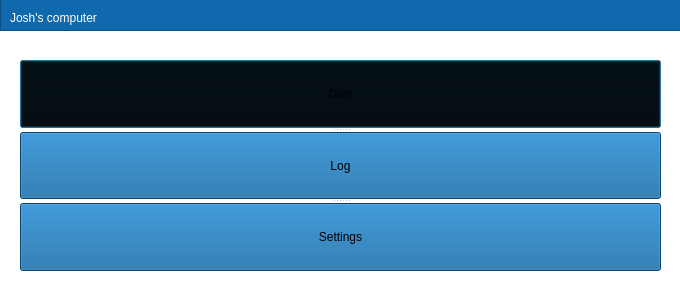
<?xml version="1.0" encoding="UTF-8"?>
<ui version="4.0">
 <class>main_screen</class>
 <widget class="QDialog" name="main_screen">
  <property name="enabled">
   <bool>true</bool>
  </property>
  <property name="geometry">
   <rect>
    <x>0</x>
    <y>0</y>
    <width>680</width>
    <height>300</height>
   </rect>
  </property>
  <property name="windowTitle">
   <string>Welcome screen</string>
  </property>
  <property name="autoFillBackground">
   <bool>false</bool>
  </property>
  <property name="styleSheet">
   <string notr="true">
background-color: rgb(255, 255, 255);</string>
  </property>
  <widget class="QFrame" name="frame">
   <property name="geometry">
    <rect>
     <x>0</x>
     <y>-10</y>
     <width>681</width>
     <height>41</height>
    </rect>
   </property>
   <property name="styleSheet">
    <string notr="true">background-color: rgb(16, 105, 172);</string>
   </property>
   <property name="frameShape">
    <enum>QFrame::StyledPanel</enum>
   </property>
   <property name="frameShadow">
    <enum>QFrame::Raised</enum>
   </property>
   <widget class="QLabel" name="label">
    <property name="geometry">
     <rect>
      <x>10</x>
      <y>20</y>
      <width>231</width>
      <height>16</height>
     </rect>
    </property>
    <property name="styleSheet">
     <string notr="true">color: rgb(255, 255, 255);
</string>
    </property>
    <property name="text">
     <string>Josh's computer</string>
    </property>
   </widget>
  </widget>
  <widget class="QSplitter" name="splitter">
   <property name="geometry">
    <rect>
     <x>20</x>
     <y>60</y>
     <width>641</width>
     <height>211</height>
    </rect>
   </property>
   <property name="orientation">
    <enum>Qt::Vertical</enum>
   </property>
   <widget class="QPushButton" name="divebutton">
    <property name="styleSheet">
     <string notr="true">
color: rgb(0,0,0);

background-color: rgb(0,0,0);</string>
    </property>
    <property name="text">
     <string>Dive</string>
    </property>
   </widget>
   <widget class="QPushButton" name="logbutton">
    <property name="styleSheet">
     <string notr="true">background-color: rgb(11, 95, 157);
color: rgb(0,0,0);</string>
    </property>
    <property name="text">
     <string>Log</string>
    </property>
   </widget>
   <widget class="QPushButton" name="settingsbutton">
    <property name="styleSheet">
     <string notr="true">background-color: rgb(11, 95, 157);
color: rgb(0,0,0);</string>
    </property>
    <property name="text">
     <string>Settings</string>
    </property>
   </widget>
  </widget>
 </widget>
 <resources/>
 <connections/>
</ui>
